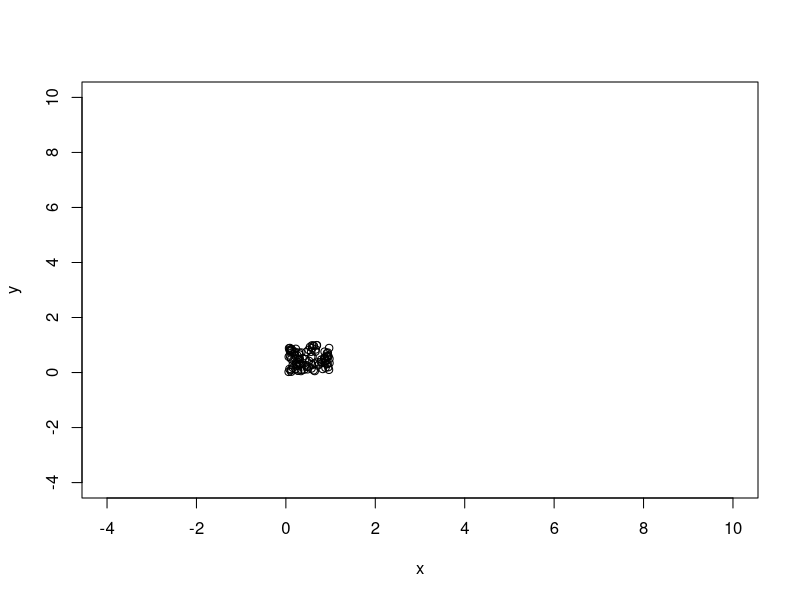

Here is the R script that generated this plot: (Note: this script raises an error after producing the figure.)
#TP3
#point a
x=runif(100,0,1)
y=runif(100,0,1)
plot(x,y,xlim=c(-4,10),ylim=c(-4,10),col=1,pch=1)
a=data.frame(x,y)

#point b
mamtrix
x=rnorm(100,4,1)
y=rnorm(100,0,1)
points(x,y,col=2,pch=2)
b=data.frame(x,y)

#point c
x=rnorm(100,0.5,sqrt(2))
y=rnorm(100,6,sqrt(2))
points(x,y,col=3,pch=3)
c=data.frame(x,y)
nuage=rbind(a,b,c)

plot(nuage[,1],nuage[,2])
points(mean(nuage[,1]),mean(nuage[,2]),col=3)
km.out=kmeans(nuage,2,nstart = 20)#可直接用于kmeans
plot(x,col=(km.out$cluster+1), pch=20,cex=2)

myfunc = function (nuage, k){
  count = 1
  nr = nrow(nuage)
  c = diag(nr)
  MA = matrix(numeric(0), nr, nr)
  for(i in 1:nr){
    for(j in i:nr){
      MA[j, i]  =sqrt((nuage[i,1] - nuage[j,1])^2) + (nuage[i,2] - nuage[j,2])^2
    }
  }
  while( count<= nr-k){
    cntmin = MA[2,1]
    pi=2
    pj=1
    for(i in 2:(nr-count+1)){
      
      for(j in 1:(i-1)){
        if(MA[i, j] < cntmin){
          cntmin = MA[i, j]
          pi = i
          pj = j
        }
      }
    }
    C[pj, ] = C[pj,] + C[pi, ]
    
    for( i in 1: nr-count+1){
      nitmp = nuage[C[i, ]==1]
      gitmp = c(mean(nitmp$X), mean(nitmp$Y))
      dtmp = sqrt((gtmp[1] - gitmp[1])^2 + (gtmp[2] - gitmp[2])^2)
      if( i <pj){
        MA[pj, i] = dtmp
      }else{
        MA[i, pj] = dtmp
      }
    }
    
    C=C[-pi,]
    ntmp = nuage[C[pj,]==1,]
    gtmp = c(mean(ntmp$X), mean(ntmp$Y))
    MA = MA[-pi,]
    MA=MA[, -pi]
    count = count+1
    
  }
  return(t(C))
}

C = myfunc(nuage,3)

#Verification
D = dist(nuage, method ="euclidean")
Asc = hclust(D, method ="complete")
plot(Asc, cex=0.6, hang=-1)
cluster = cutree(Asc, 3)
